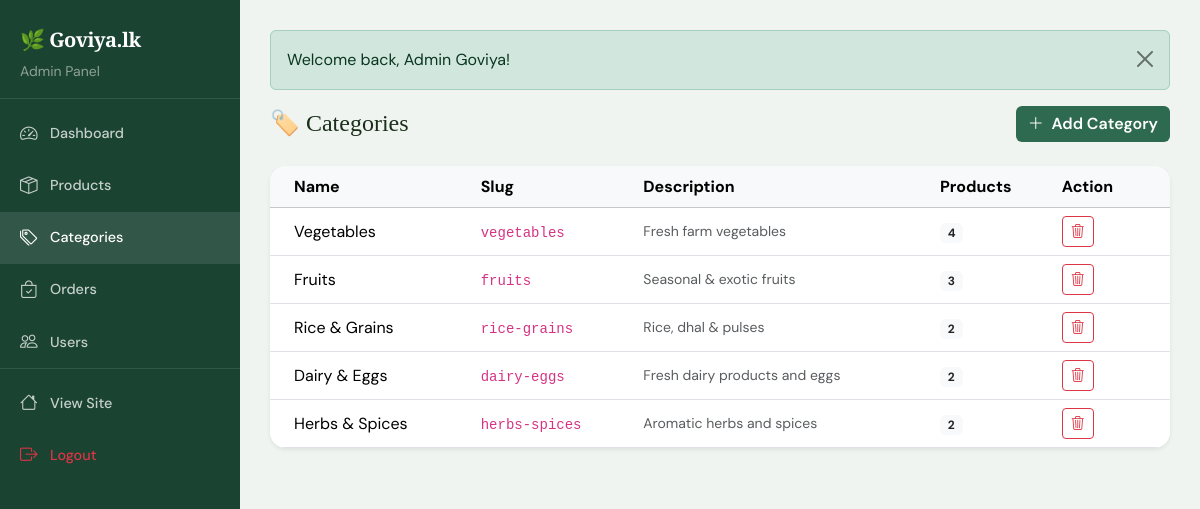
Screenshot of /admin/categories.php (signed in) with the database file from the repository.
### tables this page shows
CREATE TABLE categories (
    id          INT AUTO_INCREMENT PRIMARY KEY,
    name        VARCHAR(100)  NOT NULL,
    slug        VARCHAR(120)  NOT NULL UNIQUE,
    description TEXT,
    image       VARCHAR(255),
    is_active   TINYINT(1)    DEFAULT 1,
    created_at  TIMESTAMP     DEFAULT CURRENT_TIMESTAMP
);

### includes/auth.php (called while the page is built, shortened)
<?php
function clean(string $val): string {
    return htmlspecialchars(strip_tags(trim($val)), ENT_QUOTES, 'UTF-8');
}

### admin/categories.php (the view, shortened to what this page needs)
<?php
require_once __DIR__ . '/admin_header.php';
$db = getDB();
$categories = $db->query(
    "SELECT c.*, COUNT(p.id) AS product_count
     FROM categories c
     LEFT JOIN products p ON p.category_id = c.id AND p.is_active=1
     WHERE c.is_active=1
     GROUP BY c.id ORDER BY c.id"
)->fetchAll();
?>
<div class="d-flex justify-content-between align-items-center mb-4">
  <h4 class="fw-700 mb-0">🏷️ Categories</h4>
  <button class="btn btn-green" data-bs-toggle="modal" data-bs-target="#addCatModal">
    <i class="bi bi-plus-lg me-1"></i> Add Category
  </button>
</div>
<div class="bg-white rounded-4 shadow-sm overflow-hidden">
  <table class="table table-hover align-middle mb-0">
    <thead class="table-light">
      <tr>
        <th class="ps-4">Name</th>
        <th>Slug</th>
        <th>Description</th>
        <th>Products</th>
        <th class="pe-4">Action</th>
      </tr>
    </thead>
    <tbody>
    <?php foreach ($categories as $c): ?>
    <tr>
      <td class="ps-4 fw-600"><?= clean($c['name']) ?></td>
      <td><code><?= clean($c['slug']) ?></code></td>
      <td class="text-muted small"><?= clean($c['description']) ?></td>
      <td><span class="badge bg-light text-dark"><?= $c['product_count'] ?></span></td>
      <td class="pe-4">
        <form method="POST" class="d-inline">
          <button type="submit" class="btn btn-sm btn-outline-danger"
                  data-confirm="Delete category '<?= clean($c['name']) ?>'? Products will be unlinked.">
            <i class="bi bi-trash3"></i>
          </button>
        </form>
      </td>
    </tr>
    <?php endforeach; ?>
    </tbody>
  </table>
</div>
<?php include __DIR__ . '/admin_footer.php'; ?>

### assets/css/style.css (style rules this page uses)
:root { --clr-green: #2d6a4f; --clr-green-dark: #1b4332; --clr-green-mid: #40916c; --clr-green-light: #74c69d; --clr-accent: #f4a228; --clr-accent-dark: #d4851a; --clr-earth: #a0522d; --clr-cream: #fdf6ec; --clr-bg: #f8faf5; --clr-text: #1a2e1a; --clr-muted: #6c7a6c; --clr-white: #ffffff; --shadow-sm: 0 2px 8px rgba(45,106,79,.12); --shadow-md: 0 6px 24px rgba(45,106,79,.16); --shadow-lg: 0 12px 40px rgba(45,106,79,.20); --radius: 14px; --radius-sm: 8px; --transition: 0.28s cubic-bezier(.4,0,.2,1); }
* { box-sizing: border-box; margin: 0; padding: 0; }
body { font-family: 'DM Sans', sans-serif; background: var(--clr-bg); color: var(--clr-text); line-height: 1.6; overflow-x: hidden; }
h1, h2, h3, h4, .brand-text { font-family: 'Playfair Display', serif; }
.btn-green { background: var(--clr-green); color: var(--clr-white) !important; border: none; font-weight: 600; transition: background var(--transition), transform var(--transition); }

### rows the page displays
categories: name "Vegetables", slug "vegetables", description "Fresh farm vegetables", product_count "4"
categories: name "Fruits", slug "fruits", description "Seasonal & exotic fruits", product_count "3"
categories: name "Rice & Grains", slug "rice-grains", description "Rice, dhal & pulses", product_count "2"
categories: name "Dairy & Eggs", slug "dairy-eggs", description "Fresh dairy products and eggs", product_count "2"
categories: name "Herbs & Spices", slug "herbs-spices", description "Aromatic herbs and spices", product_count "2"

### other values shown
$f['msg'] "Welcome back, Admin Goviya!"
